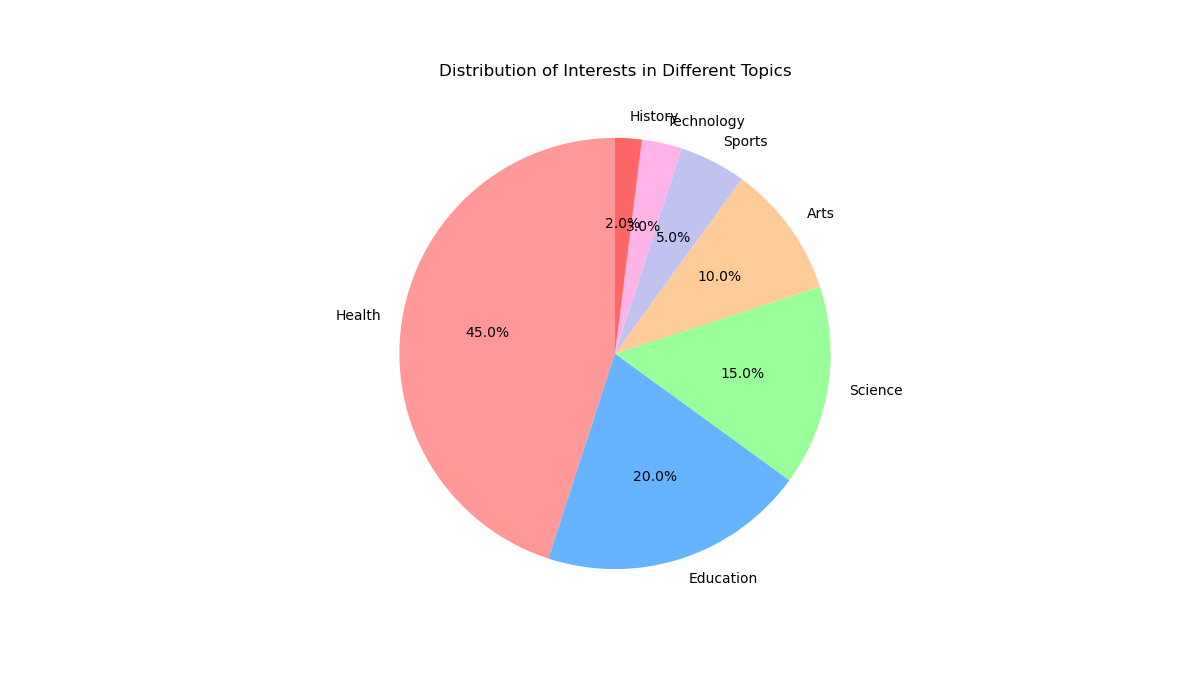

Write Python code to recreate this figure.

import matplotlib.pyplot as plt

# Data setup
topics = ['Health', 'Education', 'Science', 'Arts', 'Sports', 'Technology', 'History']
values = [45, 20, 15, 10, 5, 3, 2]
colors = ['#ff9999', '#66b3ff', '#99ff99', '#ffcc99', '#c2c2f0', '#ffb3e6', '#ff6666']

# Plotting
fig, ax = plt.subplots(figsize=(12, 7))  # width and height of the chart
ax.pie(values, labels=topics, autopct='%1.1f%%', colors=colors, startangle=90)
ax.set_title('Distribution of Interests in Different Topics')

# Show plot
plt.show()
